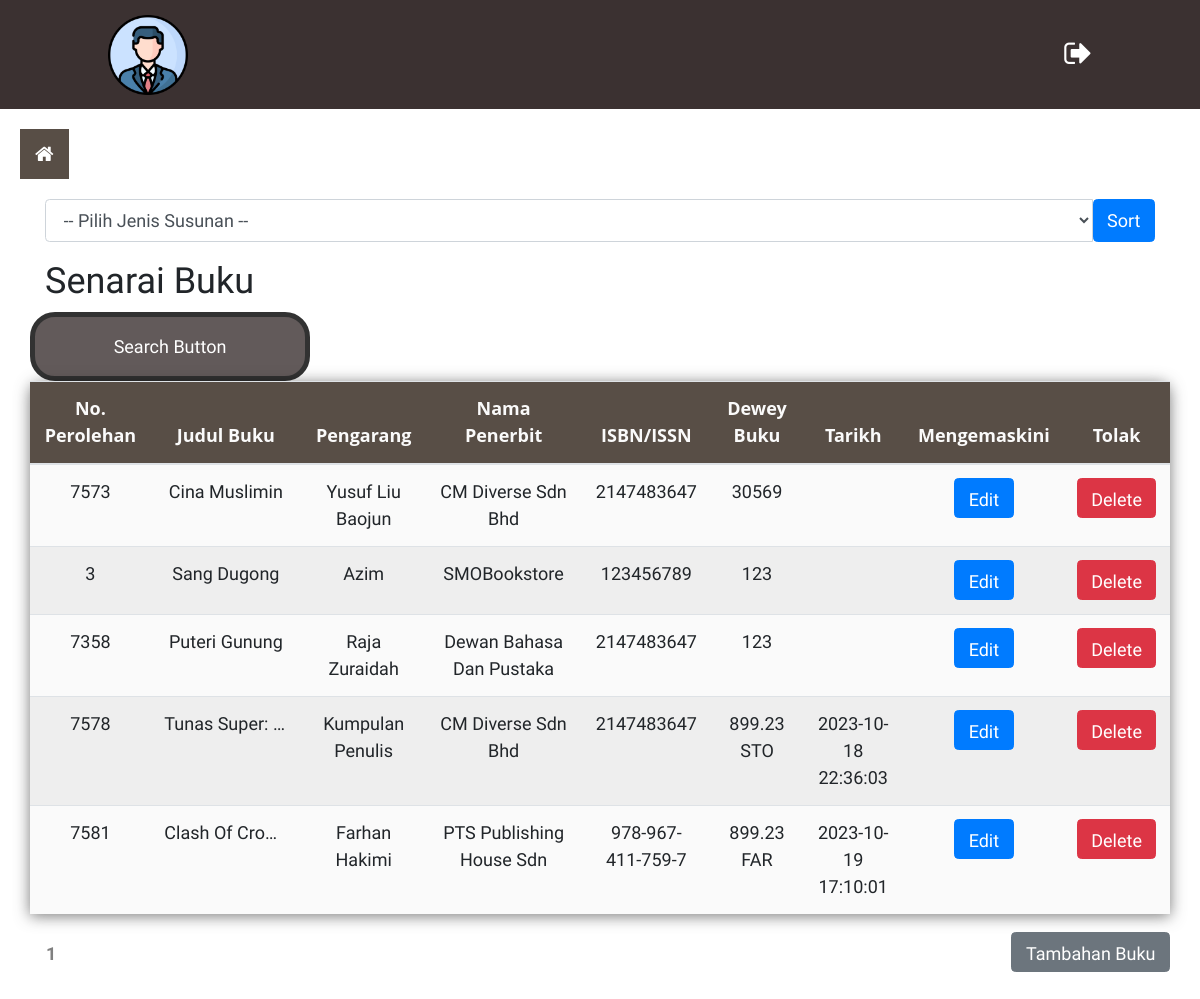
/adminView/viewBooks.php, run on an earlier commit of the app's database.
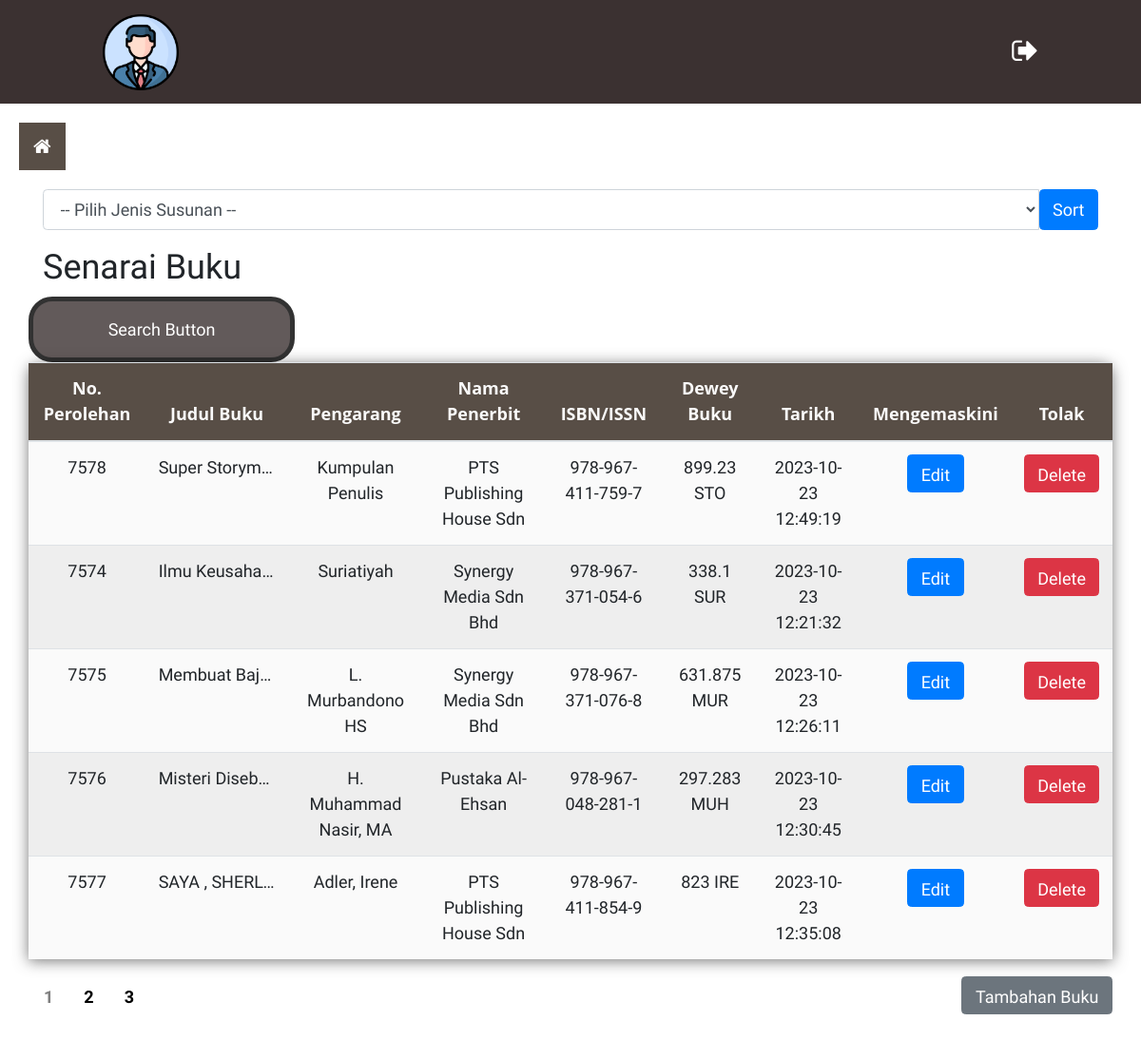
And on a later commit of the database.
### tables this page shows
CREATE TABLE `tblbook` (
  `book_ID` int(25) NOT NULL,
  `book_title` varchar(255) NOT NULL,
  `book_author` varchar(25) NOT NULL,
  `book_ISBN` varchar(35) NOT NULL,
  `publisher` varchar(25) NOT NULL,
  `book_dewey` varchar(25) NOT NULL,
  `book_category` varchar(25) NOT NULL,
  `book_desc` varchar(255) NOT NULL,
  `book_language` varchar(25) NOT NULL,
  `book_illustration` varchar(15) NOT NULL,
  `book_matter1` varchar(25) NOT NULL,
  `book_matter2` varchar(25) NOT NULL,
  `book_matter3` varchar(25) NOT NULL,
  `book_status` varchar(15) NOT NULL,
  `book_added` datetime DEFAULT NULL,
  `book_image` varchar(255) NOT NULL
);

### adminView/viewBooks.php (the view, shortened to what this page needs)
<!DOCTYPE html>
<html>
<head>
  <head>
    <link rel="stylesheet" href="https://cdn.jsdelivr.net/npm/bootstrap@4.0.0/dist/css/bootstrap.min.css">
    <link rel="stylesheet" href="https://cdnjs.cloudflare.com/ajax/libs/font-awesome/4.7.0/css/font-awesome.min.css">
    <link rel="stylesheet" href="../assets/css/style.css">
    <link rel="stylesheet" href="../assets/css/custom_validation_Books.css">
  </head>
</head>
<body>
  <?php
  include "../adminHeader.php";
  include "../sidebar.php";
  ?>
  <div id="main-content" class="container allContent-section">
    <form action="">
      <div class="input-group mb-3">
        <select name="sort_alphabet" class="form-control" required>
          <option value="">-- Pilih Jenis Susunan --</option>
        </select>
        <button type="submit" class="btn btn-primary">
          Sort
        </button>
      </div>
    </form>
    <h2>Senarai Buku</h2>
    <div class="row">
      <button class="open-button-popup" onclick="openForm()">Search Button</button>
      <table class="table table-hover">
        <thead>
          <tr>
            <th class="text-center">No. Perolehan</th>
            <th class="text-center">Judul Buku</th>
            <th class="text-center">Pengarang</th>
            <th class="text-center">Nama Penerbit</th>
            <th class="text-center">ISBN/ISSN</th>
            <th class="text-center">Dewey Buku</th>
            <th class="text-center">Tarikh</th>
            <th class="text-center">Mengemaskini</th>
            <th class="text-center">Tolak</th>
          </tr>
        </thead>
        <?php
        include_once "../config/dbconnect.php";
        $resultPage = 5;
        $query = "SELECT * FROM tblbook ";
        $page = isset($_GET['page']) ? $_GET['page'] : 1;
        $start = ($page - 1) * $resultPage;
        $queryCount = "SELECT COUNT(*) as total FROM tblbook";
        $totalResult = $conn->query($queryCount)->fetch_assoc()['total'];
        $totalPages = ceil($totalResult / $resultPage);
        $query .= " LIMIT $start, $resultPage";
        $result = $conn->query($query);
        if ($result->num_rows > 0) {
          while ($row = $result->fetch_assoc()) {
        ?>
            <tr>
              <td><?= $row["book_ID"] ?></td>
              <td class="book-title"><?= $row["book_title"] ?></td>
              <td><?= $row["book_author"] ?></td>
              <td><?= $row["publisher"] ?></td>
              <td><?= $row["book_ISBN"] ?></td>
              <td><?= $row["book_dewey"] ?></td>
              <td><?= $row["book_added"] ?></td>
              <td><button class="btn btn-primary" style="height:40px" onclick="bookUpdate('<?= $row['book_ID'] ?>')">Edit</button></td>
              <td><button class="btn btn-danger" style="height:40px" onclick="bookDelete('<?= $row['book_ID'] ?>')">Delete</button></td>
            </tr>
          <?php
          }
        } else {
          ?>
          <tr>
            <td colspan="5">No Record Found</td>
          </tr>
        <?php
        }
        ?>
      </table>
      <?php
      echo '<div class="pagination mb-5">';
      for (
        $i = 1;
        $i <= $totalPages;
        $i++
      ) {
        if (
          $i == $page
        ) {
          echo "<span>$i</span>";
        } else {
          echo "<a href='?page=$i'>$i</a>";
        }
      }
      echo '</div>';
      ?>
      <button type="button" class="btn btn-secondary custom_btn" style="height:40px;" data-toggle="modal" data-target="#myModal">
        Tambahan Buku
      </button>
    </div>
</body>
</html>

What changed in the data, as far as the page shows it:
no longer on this page (row edited): tblbook: book_ID "7573", book_title "Cina Muslimin", book_author "Yusuf Liu Baojun", publisher "CM Diverse Sdn Bhd", book_ISBN "2147483647", book_dewey "30569"
removed tblbook: book_ID "3", book_title "Sang Dugong", book_author "Azim", publisher "SMOBookstore", book_ISBN "123456789", book_dewey "123"
removed tblbook: book_ID "7358", book_title "Puteri Gunung", book_author "Raja Zuraidah", publisher "Dewan Bahasa Dan Pustaka", book_ISBN "2147483647", book_dewey "123"
no longer on this page (row edited): tblbook: book_ID "7581", book_title "Clash Of Cro…", book_author "Farhan Hakimi", publisher "PTS Publishing House Sdn", book_ISBN "978-967-411-759-7", book_dewey "899.23 FAR", book_added "2023-10-19 17:10:01"
changed tblbook "Kumpulan Penulis": book_title "Tunas Super:…" → "Super Storym…"; publisher "CM Diverse Sdn Bhd" → "PTS Publishing House Sdn"; book_ISBN "2147483647" → "978-967-411-759-7"; book_added "2023-10-18 22:36:03" → "2023-10-23 12:49:19"
added tblbook: book_ID "7574", book_title "Ilmu Keusaha…", book_author "Suriatiyah", publisher "Synergy Media Sdn Bhd", book_ISBN "978-967-371-054-6", book_dewey "338.1 SUR", book_added "2023-10-23 12:21:32"
added tblbook: book_ID "7575", book_title "Membuat Baj…", book_author "L. Murbandono HS", publisher "Synergy Media Sdn Bhd", book_ISBN "978-967-371-076-8", book_dewey "631.875 MUR", book_added "2023-10-23 12:26:11"
added tblbook: book_ID "7576", book_title "Misteri Diseb…", book_author "H. Muhammad Nasir, MA", publisher "Pustaka Al-Ehsan", book_ISBN "978-967-048-281-1", book_dewey "297.283 MUH", book_added "2023-10-23 12:30:45"
added tblbook: book_ID "7577", book_title "SAYA , SHERL…", book_author "Adler, Irene", publisher "PTS Publishing House Sdn", book_ISBN "978-967-411-854-9", book_dewey "823 IRE", book_added "2023-10-23 12:35:08"
Also different on the page:
new list line: "2"
new list line: "3"
